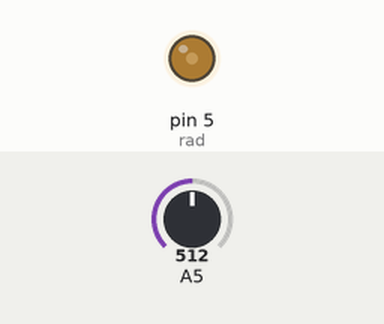
Recording of a sketch running on a simulated Arduino Uno, built with avr-gcc and run on an emulated ATmega328P. Parts: output pins drawn as LEDs (lit = HIGH). Inputs (shaded band) come from the test bench; at power-on: A5 = 512. What the sketch prints to the serial monitor is not drawn.

Above: at 1.2 s.
1.3 s: A5 set to 306
At 1.7 s:
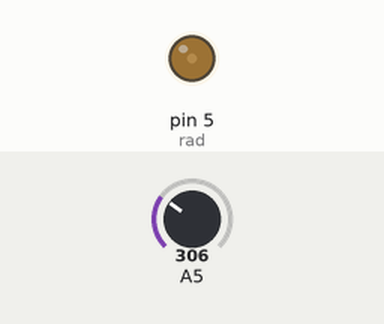
2.8 s: A5 set to 900
At 3.9 s:
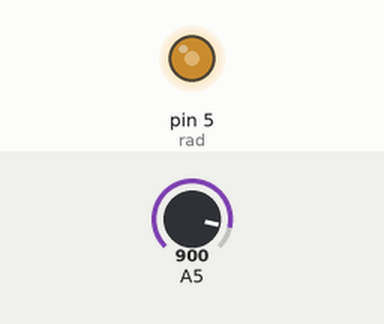
4.3 s: A5 set to 0
At 5.2 s:
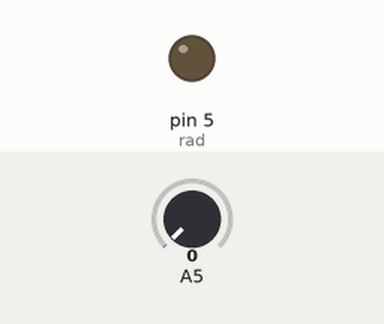
5.8 s: A5 set to 5
7.3 s: A5 set to 8
At 8.5 s:
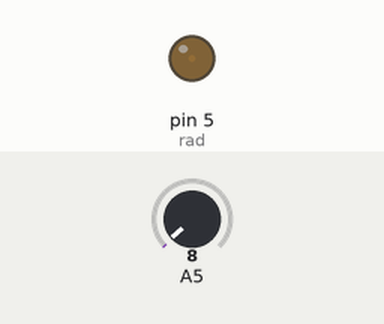
8.8 s: A5 set to 511
At 9.8 s:
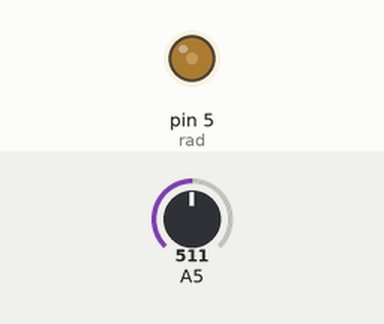
Timing chart, 0 to 11.3 s (numbered marks = the images above; inputs shaded):
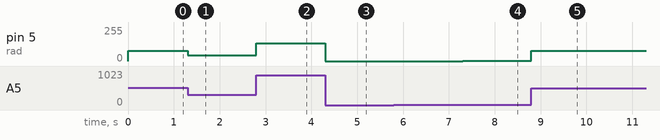

Measured:
- after the input at 1.3 s, pin 5 (rad): 76/255 → 45/255 at once
- after the input at 2.8 s, pin 5 (rad): 45/255 → 135/255 at once
- after the input at 4.3 s, pin 5 (rad): 135/255 → 0/255 at once
- after the input at 7.3 s, pin 5 (rad): 0/255 → 1/255 at once
- after the input at 8.8 s, pin 5 (rad): 1/255 → 76/255 at once

The sketch:

radiateur.ino
```cpp
int rad=5;

void setup() {
  Serial.begin(9600);
}

void loop() {
    Serial.println(analogRead(rad)*255/1024);
    analogWrite(rad,analogRead(rad)*0.15);
  }
```
